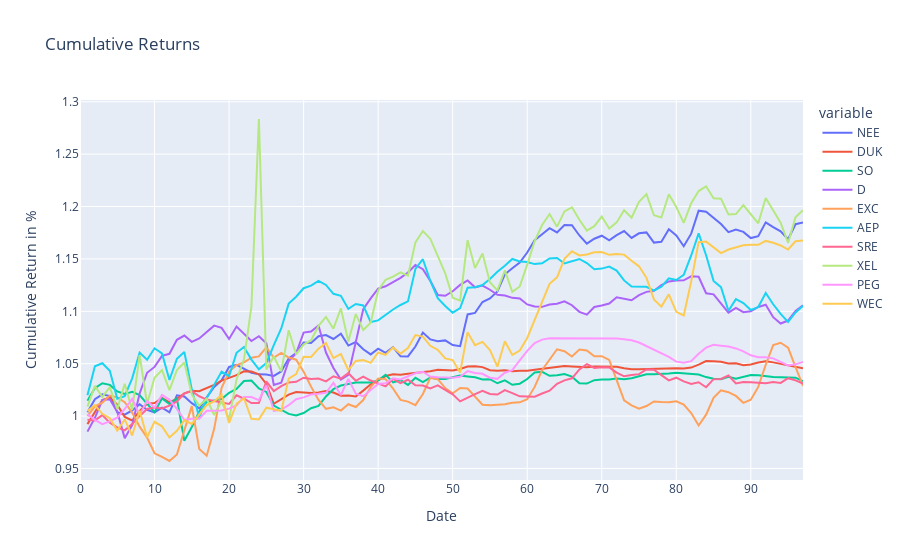

Source (notebook cell):
### Code cell
dfNEE = pd.DataFrame(test_resultNEE,
                  columns = ['NEE'])
dfDUK = pd.DataFrame(test_resultDUK,
                  columns = ['DUK'])
dfSO = pd.DataFrame(test_resultSO,
                  columns = ['SO'])
dfD = pd.DataFrame(test_resultD,
                  columns = ['D'])
dfEXC = pd.DataFrame(test_resultEXC,
                  columns = ['EXC'])
dfAEP = pd.DataFrame(test_resultAEP,
                  columns = ['AEP'])
dfSRE = pd.DataFrame(test_resultSRE,
                  columns = ['SRE'])
dfXEL = pd.DataFrame(test_resultXEL,
                  columns = ['XEL'])
dfPEG = pd.DataFrame(test_resultPEG,
                  columns = ['PEG'])
dfWEC = pd.DataFrame(test_resultWEC,
                  columns = ['WEC'])
#---------------------------------------------------------------------------------------------#

TEST_pred7 = pd.concat([dfNEE,dfDUK,dfSO,dfD,dfEXC,dfAEP,dfSRE,dfXEL,dfPEG,dfWEC], axis=1)
#---------------------------------------------------------------------------------------------#

NEE_daily_returns = TEST_pred7['NEE'].pct_change()
DUK_daily_returns = TEST_pred7['DUK'].pct_change()

SO_daily_returns = TEST_pred7['SO'].pct_change()
D_daily_returns = TEST_pred7['D'].pct_change()

EXC_daily_returns = TEST_pred7['EXC'].pct_change()
AEP_daily_returns = TEST_pred7['AEP'].pct_change()

SRE_daily_returns = TEST_pred7['SRE'].pct_change()
XEL_daily_returns = TEST_pred7['XEL'].pct_change()

PEG_daily_returns = TEST_pred7['PEG'].pct_change()
WEC_daily_returns = TEST_pred7['WEC'].pct_change()
#---------------------------------------------------------------------------------------------#
dfNEEreturn = NEE_daily_returns.to_frame()
dfDUKreturn = DUK_daily_returns.to_frame()

dfSOreturn = SO_daily_returns.to_frame()
dfDreturn = D_daily_returns.to_frame()

dfEXCreturn = EXC_daily_returns.to_frame()
dfAEPreturn = AEP_daily_returns.to_frame()

dfSREreturn = SRE_daily_returns.to_frame()
dfXELreturn = XEL_daily_returns.to_frame()

dfPEGreturn = PEG_daily_returns.to_frame()
dfWECreturn = WEC_daily_returns.to_frame()
#---------------------------------------------------------------------------------------------#
TESTDailyReturn_pred7 = pd.concat([dfNEEreturn,
                             dfDUKreturn,
                             dfSOreturn,
                             dfDreturn,
                             dfEXCreturn,
                             dfAEPreturn,
                             dfSREreturn,
                             dfXELreturn,
                             dfPEGreturn,
                             dfWECreturn], axis=1)
#---------------------------------------------------------------------------------------------#


NEE_cum_returns = (NEE_daily_returns + 1).cumprod()
DUK_cum_returns = (DUK_daily_returns + 1).cumprod()

SO_cum_returns = (SO_daily_returns + 1).cumprod()
D_cum_returns = (D_daily_returns + 1).cumprod()

EXC_cum_returns = (EXC_daily_returns + 1).cumprod()
AEP_cum_returns = (AEP_daily_returns + 1).cumprod()

SRE_cum_returns = (SRE_daily_returns + 1).cumprod()
XEL_cum_returns = (XEL_daily_returns + 1).cumprod()

PEG_cum_returns = (PEG_daily_returns + 1).cumprod()
WEC_cum_returns = (WEC_daily_returns + 1).cumprod()
#---------------------------------------------------------------------------------------------#

dfNEECUM = NEE_cum_returns.to_frame()
dfDUKCUM = DUK_cum_returns.to_frame()

dfSOCUM = SO_cum_returns.to_frame()
dfDCUM = D_cum_returns.to_frame()

dfEXCCUM = EXC_cum_returns.to_frame()
dfAEPCUM = AEP_cum_returns.to_frame()

dfSRECUM = SRE_cum_returns.to_frame()
dfXELCUM = XEL_cum_returns.to_frame()

dfPEGCUM = PEG_cum_returns.to_frame()
dfWECCUM = WEC_cum_returns.to_frame()

#---------------------------------------------------------------------------------------------#
TESTCUM_pred7 = pd.concat([dfNEECUM,dfDUKCUM,dfSOCUM,dfDCUM,dfEXCCUM,dfAEPCUM,dfSRECUM,dfXELCUM,dfPEGCUM,dfWECCUM], axis=1)
#---------------------------------------------------------------------------------------------#

atx_comps_returns_pred7 = TESTDailyReturn_pred7
atx_comps_rets_cumprod_pred7 = TESTCUM_pred7

#---------------------------------------------------------------------------------------------#

fig = px.line(atx_comps_rets_cumprod_pred7, x=atx_comps_rets_cumprod_pred7.index, y=atx_comps_rets_cumprod_pred7.columns, title='Cumulative Returns')
######
fig.update_xaxes(title_text='Date')
fig.update_yaxes(title_text='Cumulative Return in %')

fig.show()
#---------------------------------------------------------------------------------------------#


mu = expected_returns.ema_historical_return(atx_comps_returns_pred7, returns_data = True, span = 500)
Sigma = risk_models.exp_cov(atx_comps_returns_pred7, returns_data = True, span = 180)


ret_ef = np.arange(0, mu.max(), 0.01)
vol_ef = []
for i in np.arange(0, mu.max(), 0.01):
    ef_pred7 = EfficientFrontier(mu, Sigma)
    ef_pred7.efficient_return(i)
    vol_ef.append(ef_pred7.portfolio_performance()[1])

ef_pred7 = EfficientFrontier(mu, Sigma)
ef_pred7.min_volatility()
min_vol_ret = ef_pred7.portfolio_performance()[0]
min_vol_vol = ef_pred7.portfolio_performance()[1]

ef_pred7.max_sharpe(risk_free_rate=0.009)
max_sharpe_ret = ef_pred7.portfolio_performance()[0]
max_sharpe_vol = ef_pred7.portfolio_performance()[1]


portfolioREAL_Pred7 = pd.concat([closeNEE,
                   closeDUK,
                   closeSO,
                   closeD,
                   closeEXC,
                   closeAEP,
                   closeSRE,
                   closeXEL,
                   closePEG,
                   closeWEC,
                      ], axis=1)

### Figure 1 — Plotly figure (JSON) as saved in the notebook; plotly's stock layout.template omitted (floating-point values rounded to 4 significant figures)
{"data": [{"hovertemplate": "variable=NEE<br>index=%{x}<br>value=%{y}<extra></extra>", "legendgroup": "NEE", "line": {"color": "#636efa", "dash": "solid"}, "mode": "lines", "name": "NEE", "orientation": "v", "showlegend": true, "type": "scatter", "x": [0, 1, 2, 3, 4, 5, 6, 7, 8, 9, 10, 11, 12, 13, 14, 15, 16, 17, 18, 19, 20, 21, 22, 23, 24, 25, 26, 27, 28, 29, 30, 31, 32, 33, 34, 35, 36, 37, 38, 39, 40, 41, 42, 43, 44, 45, 46, 47, 48, 49, 50, 51, 52, 53, 54, 55, 56, 57, 58, 59, 60, 61, 62, 63, 64, 65, 66, 67, 68, 69, 70, 71, 72, 73, 74, 75, 76, 77, 78, 79, 80, 81, 82, 83, 84, 85, 86, 87, 88, 89, 90, 91, 92, 93, 94, 95, 96, 97], "xaxis": "x", "y": [null, 1.004, 1.016, 1.021, 1.019, 1.004, 1.001, 1.005, 1.011, 1.006, 1.004, 1.008, 1.004, 1.02, 1.019, 1.012, 1.007, 1.018, 1.028, 1.034, 1.047, 1.049, 1.045, 1.041, 1.04, 1.04, 1.038, 1.043, 1.055, 1.06, 1.07, 1.07, 1.076, 1.077, 1.074, 1.079, 1.067, 1.071, 1.064, 1.059, 1.064, 1.06, 1.066, 1.057, 1.057, 1.066, 1.08, 1.073, 1.071, 1.072, 1.068, 1.067, 1.097, 1.099, 1.109, 1.112, 1.119, 1.135, 1.141, 1.147, 1.156, 1.168, 1.174, 1.179, 1.175, 1.182, 1.182, 1.172, 1.165, 1.169, 1.172, 1.168, 1.173, 1.177, 1.17, 1.174, 1.175, 1.166, 1.166, 1.178, 1.172, 1.162, 1.174, 1.196, 1.195, 1.189, 1.183, 1.176, 1.178, 1.176, 1.17, 1.172, 1.185, 1.18, 1.176, 1.169, 1.183, 1.185], "yaxis": "y"}, {"hovertemplate": "variable=DUK<br>index=%{x}<br>value=%{y}<extra></extra>", "legendgroup": "DUK", "line": {"color": "#EF553B", "dash": "solid"}, "mode": "lines", "name": "DUK", "orientation": "v", "showlegend": true, "type": "scatter", "x": [0, 1, 2, 3, 4, 5, 6, 7, 8, 9, 10, 11, 12, 13, 14, 15, 16, 17, 18, 19, 20, 21, 22, 23, 24, 25, 26, 27, 28, 29, 30, 31, 32, 33, 34, 35, 36, 37, 38, 39, 40, 41, 42, 43, 44, 45, 46, 47, 48, 49, 50, 51, 52, 53, 54, 55, 56, 57, 58, 59, 60, 61, 62, 63, 64, 65, 66, 67, 68, 69, 70, 71, 72, 73, 74, 75, 76, 77, 78, 79, 80, 81, 82, 83, 84, 85, 86, 87, 88, 89, 90, 91, 92, 93, 94, 95, 96, 97], "xaxis": "x", "y": [null, 0.9923, 1.004, 1.015, 1.018, 1.011, 0.9992, 0.9958, 1.005, 1.012, 1.012, 1.017, 1.013, 1.017, 1.022, 1.024, 1.024, 1.027, 1.03, 1.034, 1.037, 1.039, 1.043, 1.043, 1.04, 1.031, 1.012, 1.016, 1.02, 1.023, 1.022, 1.022, 1.023, 1.024, 1.022, 1.02, 1.02, 1.019, 1.024, 1.03, 1.034, 1.038, 1.04, 1.04, 1.04, 1.041, 1.042, 1.043, 1.044, 1.044, 1.044, 1.045, 1.047, 1.048, 1.047, 1.044, 1.043, 1.044, 1.043, 1.043, 1.043, 1.044, 1.045, 1.046, 1.047, 1.048, 1.047, 1.047, 1.047, 1.047, 1.047, 1.047, 1.047, 1.046, 1.045, 1.045, 1.045, 1.045, 1.045, 1.046, 1.046, 1.045, 1.046, 1.049, 1.053, 1.052, 1.052, 1.05, 1.05, 1.048, 1.049, 1.051, 1.052, 1.051, 1.05, 1.049, 1.048, 1.046], "yaxis": "y"}, {"hovertemplate": "variable=SO<br>index=%{x}<br>value=%{y}<extra></extra>", "legendgroup": "SO", "line": {"color": "#00cc96", "dash": "solid"}, "mode": "lines", "name": "SO", "orientation": "v", "showlegend": true, "type": "scatter", "x": [0, 1, 2, 3, 4, 5, 6, 7, 8, 9, 10, 11, 12, 13, 14, 15, 16, 17, 18, 19, 20, 21, 22, 23, 24, 25, 26, 27, 28, 29, 30, 31, 32, 33, 34, 35, 36, 37, 38, 39, 40, 41, 42, 43, 44, 45, 46, 47, 48, 49, 50, 51, 52, 53, 54, 55, 56, 57, 58, 59, 60, 61, 62, 63, 64, 65, 66, 67, 68, 69, 70, 71, 72, 73, 74, 75, 76, 77, 78, 79, 80, 81, 82, 83, 84, 85, 86, 87, 88, 89, 90, 91, 92, 93, 94, 95, 96, 97], "xaxis": "x", "y": [null, 1.015, 1.027, 1.031, 1.03, 1.024, 1.021, 1.023, 1.02, 1.012, 1.004, 1.017, 1.011, 1.017, 0.9764, 0.9896, 1.004, 1.013, 1.015, 1.016, 1.022, 1.026, 1.033, 1.034, 1.026, 1.023, 1.01, 1.006, 1.002, 1.001, 1.003, 1.008, 1.01, 1.019, 1.026, 1.029, 1.031, 1.032, 1.032, 1.032, 1.034, 1.039, 1.032, 1.034, 1.03, 1.036, 1.032, 1.037, 1.035, 1.035, 1.037, 1.039, 1.038, 1.037, 1.035, 1.035, 1.031, 1.034, 1.03, 1.031, 1.035, 1.042, 1.042, 1.038, 1.039, 1.04, 1.038, 1.031, 1.031, 1.034, 1.035, 1.035, 1.036, 1.035, 1.036, 1.038, 1.04, 1.04, 1.04, 1.041, 1.041, 1.041, 1.041, 1.04, 1.037, 1.036, 1.035, 1.038, 1.036, 1.037, 1.039, 1.039, 1.038, 1.037, 1.037, 1.037, 1.037, 1.033], "yaxis": "y"}, {"hovertemplate": "variable=D<br>index=%{x}<br>value=%{y}<extra></extra>", "legendgroup": "D", "line": {"color": "#ab63fa", "dash": "solid"}, "mode": "lines", "name": "D", "orientation": "v", "showlegend": true, "type": "scatter", "x": [0, 1, 2, 3, 4, 5, 6, 7, 8, 9, 10, 11, 12, 13, 14, 15, 16, 17, 18, 19, 20, 21, 22, 23, 24, 25, 26, 27, 28, 29, 30, 31, 32, 33, 34, 35, 36, 37, 38, 39, 40, 41, 42, 43, 44, 45, 46, 47, 48, 49, 50, 51, 52, 53, 54, 55, 56, 57, 58, 59, 60, 61, 62, 63, 64, 65, 66, 67, 68, 69, 70, 71, 72, 73, 74, 75, 76, 77, 78, 79, 80, 81, 82, 83, 84, 85, 86, 87, 88, 89, 90, 91, 92, 93, 94, 95, 96, 97], "xaxis": "x", "y": [null, 0.9851, 0.9983, 1.015, 1.016, 1.004, 0.979, 0.9914, 1.022, 1.041, 1.047, 1.057, 1.059, 1.073, 1.077, 1.071, 1.074, 1.08, 1.086, 1.084, 1.074, 1.085, 1.079, 1.072, 1.076, 1.069, 1.03, 1.032, 1.053, 1.06, 1.08, 1.081, 1.086, 1.061, 1.046, 1.035, 1.039, 1.072, 1.102, 1.112, 1.122, 1.124, 1.128, 1.132, 1.137, 1.144, 1.14, 1.129, 1.116, 1.115, 1.119, 1.125, 1.129, 1.123, 1.125, 1.121, 1.116, 1.115, 1.113, 1.112, 1.107, 1.105, 1.104, 1.107, 1.107, 1.11, 1.106, 1.099, 1.097, 1.104, 1.105, 1.107, 1.113, 1.112, 1.11, 1.116, 1.119, 1.12, 1.125, 1.128, 1.129, 1.13, 1.133, 1.133, 1.117, 1.116, 1.108, 1.099, 1.103, 1.099, 1.1, 1.104, 1.106, 1.094, 1.088, 1.091, 1.1, 1.106], "yaxis": "y"}, {"hovertemplate": "variable=EXC<br>index=%{x}<br>value=%{y}<extra></extra>", "legendgroup": "EXC", "line": {"color": "#FFA15A", "dash": "solid"}, "mode": "lines", "name": "EXC", "orientation": "v", "showlegend": true, "type": "scatter", "x": [0, 1, 2, 3, 4, 5, 6, 7, 8, 9, 10, 11, 12, 13, 14, 15, 16, 17, 18, 19, 20, 21, 22, 23, 24, 25, 26, 27, 28, 29, 30, 31, 32, 33, 34, 35, 36, 37, 38, 39, 40, 41, 42, 43, 44, 45, 46, 47, 48, 49, 50, 51, 52, 53, 54, 55, 56, 57, 58, 59, 60, 61, 62, 63, 64, 65, 66, 67, 68, 69, 70, 71, 72, 73, 74, 75, 76, 77, 78, 79, 80, 81, 82, 83, 84, 85, 86, 87, 88, 89, 90, 91, 92, 93, 94, 95, 96, 97], "xaxis": "x", "y": [null, 0.9999, 1.009, 1.013, 1.02, 1.018, 1.013, 1.003, 0.9899, 0.9795, 0.9645, 0.961, 0.9571, 0.9633, 0.9877, 1.01, 0.9686, 0.9622, 0.9878, 1.027, 1.043, 1.049, 1.051, 1.056, 1.057, 1.066, 1.056, 1.06, 1.056, 1.054, 1.042, 1.028, 1.015, 1.007, 1.008, 1.005, 1.011, 1.009, 1.015, 1.028, 1.036, 1.035, 1.026, 1.015, 1.014, 1.01, 1.021, 1.036, 1.035, 1.027, 1.022, 1.027, 1.026, 1.018, 1.011, 1.01, 1.011, 1.011, 1.013, 1.013, 1.016, 1.028, 1.044, 1.054, 1.064, 1.062, 1.057, 1.063, 1.063, 1.057, 1.057, 1.054, 1.035, 1.015, 1.01, 1.007, 1.01, 1.014, 1.013, 1.013, 1.014, 1.011, 1.003, 0.9911, 1.001, 1.017, 1.025, 1.023, 1.019, 1.013, 1.016, 1.028, 1.049, 1.068, 1.07, 1.065, 1.047, 1.029], "yaxis": "y"}, {"hovertemplate": "variable=AEP<br>index=%{x}<br>value=%{y}<extra></extra>", "legendgroup": "AEP", "line": {"color": "#19d3f3", "dash": "solid"}, "mode": "lines", "name": "AEP", "orientation": "v", "showlegend": true, "type": "scatter", "x": [0, 1, 2, 3, 4, 5, 6, 7, 8, 9, 10, 11, 12, 13, 14, 15, 16, 17, 18, 19, 20, 21, 22, 23, 24, 25, 26, 27, 28, 29, 30, 31, 32, 33, 34, 35, 36, 37, 38, 39, 40, 41, 42, 43, 44, 45, 46, 47, 48, 49, 50, 51, 52, 53, 54, 55, 56, 57, 58, 59, 60, 61, 62, 63, 64, 65, 66, 67, 68, 69, 70, 71, 72, 73, 74, 75, 76, 77, 78, 79, 80, 81, 82, 83, 84, 85, 86, 87, 88, 89, 90, 91, 92, 93, 94, 95, 96, 97], "xaxis": "x", "y": [null, 1.02, 1.048, 1.05, 1.043, 1.017, 1.019, 1.036, 1.061, 1.054, 1.065, 1.06, 1.034, 1.055, 1.061, 1.025, 0.9985, 1.017, 1.03, 1.042, 1.038, 1.06, 1.066, 1.054, 1.045, 1.051, 1.068, 1.084, 1.107, 1.114, 1.122, 1.125, 1.129, 1.125, 1.117, 1.115, 1.102, 1.107, 1.106, 1.09, 1.091, 1.097, 1.102, 1.106, 1.109, 1.14, 1.15, 1.129, 1.113, 1.105, 1.099, 1.103, 1.123, 1.123, 1.125, 1.131, 1.138, 1.143, 1.15, 1.147, 1.147, 1.145, 1.146, 1.15, 1.151, 1.146, 1.148, 1.15, 1.146, 1.14, 1.141, 1.143, 1.139, 1.129, 1.124, 1.124, 1.123, 1.12, 1.124, 1.132, 1.13, 1.135, 1.153, 1.174, 1.153, 1.129, 1.123, 1.1, 1.112, 1.108, 1.101, 1.104, 1.117, 1.107, 1.098, 1.09, 1.099, 1.105], "yaxis": "y"}, {"hovertemplate": "variable=SRE<br>index=%{x}<br>value=%{y}<extra></extra>", "legendgroup": "SRE", "line": {"color": "#FF6692", "dash": "solid"}, "mode": "lines", "name": "SRE", "orientation": "v", "showlegend": true, "type": "scatter", "x": [0, 1, 2, 3, 4, 5, 6, 7, 8, 9, 10, 11, 12, 13, 14, 15, 16, 17, 18, 19, 20, 21, 22, 23, 24, 25, 26, 27, 28, 29, 30, 31, 32, 33, 34, 35, 36, 37, 38, 39, 40, 41, 42, 43, 44, 45, 46, 47, 48, 49, 50, 51, 52, 53, 54, 55, 56, 57, 58, 59, 60, 61, 62, 63, 64, 65, 66, 67, 68, 69, 70, 71, 72, 73, 74, 75, 76, 77, 78, 79, 80, 81, 82, 83, 84, 85, 86, 87, 88, 89, 90, 91, 92, 93, 94, 95, 96, 97], "xaxis": "x", "y": [null, 0.9966, 0.9958, 1.001, 0.9936, 0.9893, 0.9864, 0.9923, 1.0, 1.007, 1.008, 1.007, 1.01, 1.014, 1.022, 1.024, 1.019, 1.016, 1.014, 1.012, 1.012, 1.02, 1.017, 1.012, 1.012, 1.033, 1.024, 1.029, 1.032, 1.033, 1.037, 1.035, 1.036, 1.033, 1.038, 1.036, 1.041, 1.034, 1.038, 1.034, 1.031, 1.028, 1.035, 1.031, 1.035, 1.029, 1.029, 1.026, 1.029, 1.025, 1.021, 1.014, 1.018, 1.021, 1.024, 1.021, 1.021, 1.025, 1.022, 1.019, 1.019, 1.019, 1.022, 1.024, 1.031, 1.034, 1.036, 1.044, 1.05, 1.046, 1.047, 1.046, 1.042, 1.038, 1.039, 1.04, 1.044, 1.044, 1.039, 1.034, 1.037, 1.033, 1.031, 1.032, 1.028, 1.035, 1.035, 1.039, 1.031, 1.033, 1.032, 1.032, 1.031, 1.032, 1.032, 1.036, 1.034, 1.031], "yaxis": "y"}, {"hovertemplate": "variable=XEL<br>index=%{x}<br>value=%{y}<extra></extra>", "legendgroup": "XEL", "line": {"color": "#B6E880", "dash": "solid"}, "mode": "lines", "name": "XEL", "orientation": "v", "showlegend": true, "type": "scatter", "x": [0, 1, 2, 3, 4, 5, 6, 7, 8, 9, 10, 11, 12, 13, 14, 15, 16, 17, 18, 19, 20, 21, 22, 23, 24, 25, 26, 27, 28, 29, 30, 31, 32, 33, 34, 35, 36, 37, 38, 39, 40, 41, 42, 43, 44, 45, 46, 47, 48, 49, 50, 51, 52, 53, 54, 55, 56, 57, 58, 59, 60, 61, 62, 63, 64, 65, 66, 67, 68, 69, 70, 71, 72, 73, 74, 75, 76, 77, 78, 79, 80, 81, 82, 83, 84, 85, 86, 87, 88, 89, 90, 91, 92, 93, 94, 95, 96, 97], "xaxis": "x", "y": [null, 1.009, 1.029, 1.018, 1.028, 1.007, 1.031, 1.006, 1.058, 1.012, 1.037, 1.044, 1.025, 1.044, 1.051, 1.021, 1.01, 1.017, 1.001, 1.014, 0.9969, 1.035, 1.054, 1.105, 1.284, 1.044, 1.057, 1.043, 1.082, 1.059, 1.068, 1.072, 1.086, 1.095, 1.083, 1.103, 1.071, 1.097, 1.082, 1.089, 1.12, 1.13, 1.133, 1.137, 1.134, 1.166, 1.177, 1.169, 1.153, 1.136, 1.113, 1.11, 1.168, 1.141, 1.155, 1.128, 1.12, 1.139, 1.119, 1.124, 1.145, 1.167, 1.182, 1.193, 1.181, 1.195, 1.199, 1.187, 1.177, 1.181, 1.19, 1.179, 1.185, 1.197, 1.189, 1.204, 1.212, 1.192, 1.19, 1.212, 1.2, 1.184, 1.203, 1.215, 1.219, 1.208, 1.207, 1.192, 1.193, 1.201, 1.193, 1.184, 1.208, 1.196, 1.185, 1.165, 1.19, 1.197], "yaxis": "y"}, {"hovertemplate": "variable=PEG<br>index=%{x}<br>value=%{y}<extra></extra>", "legendgroup": "PEG", "line": {"color": "#FF97FF", "dash": "solid"}, "mode": "lines", "name": "PEG", "orientation": "v", "showlegend": true, "type": "scatter", "x": [0, 1, 2, 3, 4, 5, 6, 7, 8, 9, 10, 11, 12, 13, 14, 15, 16, 17, 18, 19, 20, 21, 22, 23, 24, 25, 26, 27, 28, 29, 30, 31, 32, 33, 34, 35, 36, 37, 38, 39, 40, 41, 42, 43, 44, 45, 46, 47, 48, 49, 50, 51, 52, 53, 54, 55, 56, 57, 58, 59, 60, 61, 62, 63, 64, 65, 66, 67, 68, 69, 70, 71, 72, 73, 74, 75, 76, 77, 78, 79, 80, 81, 82, 83, 84, 85, 86, 87, 88, 89, 90, 91, 92, 93, 94, 95, 96, 97], "xaxis": "x", "y": [null, 1.002, 0.9964, 0.9923, 0.9949, 0.9984, 1.007, 1.016, 1.001, 1.014, 1.008, 1.02, 1.016, 1.007, 0.9963, 0.9975, 0.9974, 1.005, 1.005, 1.005, 1.007, 1.01, 1.018, 1.018, 1.015, 1.03, 1.005, 1.006, 1.01, 1.016, 1.018, 1.021, 1.021, 1.022, 1.032, 1.02, 1.036, 1.021, 1.019, 1.025, 1.031, 1.031, 1.036, 1.035, 1.038, 1.041, 1.042, 1.038, 1.037, 1.037, 1.037, 1.038, 1.043, 1.041, 1.04, 1.037, 1.036, 1.041, 1.044, 1.053, 1.062, 1.07, 1.073, 1.074, 1.074, 1.074, 1.075, 1.074, 1.075, 1.074, 1.074, 1.074, 1.074, 1.073, 1.072, 1.07, 1.067, 1.063, 1.06, 1.057, 1.052, 1.051, 1.052, 1.059, 1.065, 1.068, 1.067, 1.066, 1.065, 1.062, 1.058, 1.056, 1.056, 1.055, 1.052, 1.048, 1.049, 1.052], "yaxis": "y"}, {"hovertemplate": "variable=WEC<br>index=%{x}<br>value=%{y}<extra></extra>", "legendgroup": "WEC", "line": {"color": "#FECB52", "dash": "solid"}, "mode": "lines", "name": "WEC", "orientation": "v", "showlegend": true, "type": "scatter", "x": [0, 1, 2, 3, 4, 5, 6, 7, 8, 9, 10, 11, 12, 13, 14, 15, 16, 17, 18, 19, 20, 21, 22, 23, 24, 25, 26, 27, 28, 29, 30, 31, 32, 33, 34, 35, 36, 37, 38, 39, 40, 41, 42, 43, 44, 45, 46, 47, 48, 49, 50, 51, 52, 53, 54, 55, 56, 57, 58, 59, 60, 61, 62, 63, 64, 65, 66, 67, 68, 69, 70, 71, 72, 73, 74, 75, 76, 77, 78, 79, 80, 81, 82, 83, 84, 85, 86, 87, 88, 89, 90, 91, 92, 93, 94, 95, 96, 97], "xaxis": "x", "y": [null, 1.005, 1.01, 1.002, 0.998, 0.9861, 0.9968, 0.9815, 1.005, 0.9798, 0.9945, 0.9902, 0.9795, 0.986, 0.996, 0.9925, 1.001, 1.01, 1.014, 1.02, 0.9935, 1.012, 1.017, 0.9974, 0.9968, 1.008, 1.006, 1.005, 1.036, 1.04, 1.057, 1.056, 1.064, 1.07, 1.055, 1.059, 1.044, 1.053, 1.053, 1.051, 1.061, 1.058, 1.065, 1.06, 1.065, 1.077, 1.076, 1.067, 1.063, 1.055, 1.053, 1.042, 1.08, 1.068, 1.071, 1.063, 1.047, 1.071, 1.058, 1.063, 1.075, 1.092, 1.107, 1.126, 1.132, 1.15, 1.157, 1.153, 1.154, 1.156, 1.157, 1.154, 1.155, 1.154, 1.148, 1.143, 1.132, 1.111, 1.104, 1.116, 1.1, 1.096, 1.129, 1.166, 1.167, 1.161, 1.156, 1.159, 1.161, 1.163, 1.163, 1.163, 1.167, 1.165, 1.163, 1.159, 1.167, 1.167], "yaxis": "y"}], "layout": {"legend": {"title": {"text": "variable"}, "tracegroupgap": 0}, "title": {"text": "Cumulative Returns"}, "xaxis": {"anchor": "y", "domain": [0, 1], "title": {"text": "Date"}}, "yaxis": {"anchor": "x", "domain": [0, 1], "title": {"text": "Cumulative Return in %"}}}}
